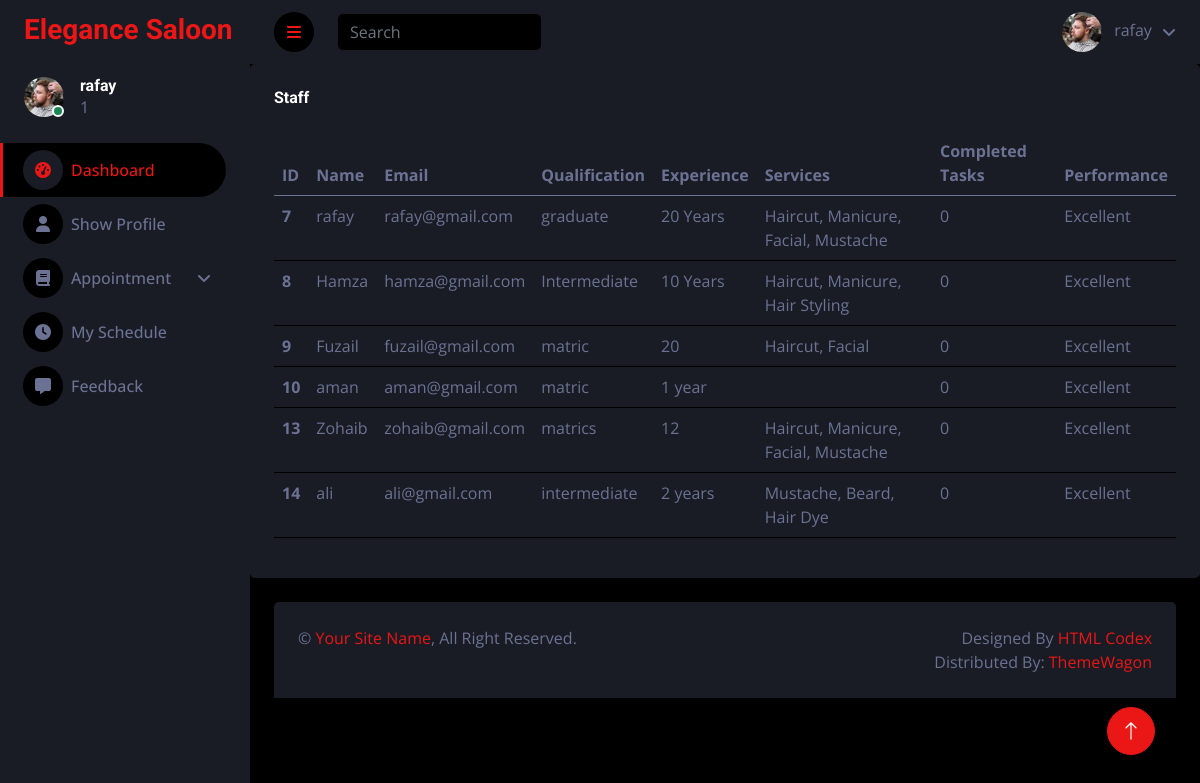
The page /admin/show_stylists.php (signed in) on the database its author committed.
### tables this page shows
CREATE TABLE `stylists` (
  `id` int(11) NOT NULL,
  `user_id` int(11) DEFAULT NULL,
  `experience` varchar(50) DEFAULT NULL,
  `qualification` varchar(50) DEFAULT NULL,
  `salary` bigint(20) DEFAULT NULL,
  `services` int(11) DEFAULT NULL,
  `image` text DEFAULT NULL,
  `portfolio` text DEFAULT NULL
);

CREATE TABLE `users` (
  `id` int(11) NOT NULL,
  `name` varchar(255) NOT NULL,
  `phone` varchar(50) DEFAULT NULL,
  `email` varchar(255) NOT NULL,
  `password` varchar(255) NOT NULL,
  `role` enum('0','1','2','3') NOT NULL,
  `img` text DEFAULT NULL
);

### admin/show_stylists.php (the view, shortened to what this page needs)
<?php
include('header.php');
include('../users/config.php');
?>
<div class="col-sm-12 col-xl-12">
    <div class="bg-secondary rounded h-100 p-4">
        <h6 class="mb-4">Staff</h6>
        <table class="table table-hover">
            <thead>
                <tr>
                    <th scope="col">ID</th>
                    <th scope="col">Name</th>
                    <th scope="col">Email</th>
                    <th scope="col">Qualification</th>
                    <th scope="col">Experience</th>
                    <th scope="col">Services</th>
                    <th scope="col">Completed Tasks</th>
                    <th scope="col">Performance</th>
                </tr>
            </thead>
            <tbody id="show_stylists">
                <?php
                $select = "
                SELECT
                    stylists.id,
                    stylists.experience,
                    stylists.qualification,
                    users.name,
                    users.email,
                    (
                        SELECT COUNT(confirmappoint.id)
                        FROM confirmappoint
                        WHERE confirmappoint.stylist_id = stylists.id
                        AND confirmappoint.status = 1
                        AND confirmappoint.updated_at >= NOW() - INTERVAL 5 DAY
                    ) AS completed_appointments
                FROM
                    stylists
                INNER JOIN
                    users
                ON
                    stylists.user_id = users.id
                ORDER BY
                    completed_appointments DESC";
                $stmt = $db->prepare($select);
                $stmt->execute();
                $result = $stmt->get_result();
                $grades = ["Excellent", "Great", "Good", "Fair", "Work Hard"];
                $grade_index = 0;
                while ($row = $result->fetch_assoc()) {
                    $stylist_id = $row['id'];
                    $select_services = "
                    SELECT
                        services.servicesname
                    FROM
                        stylist_services
                    INNER JOIN
                        services
                    ON
                        stylist_services.service_id = services.id
                    WHERE
                        stylist_services.stylist_id = ?";
                    $stmt2 = $db->prepare($select_services);
                    $stmt2->bind_param("i", $stylist_id);
                    $stmt2->execute();
                    $result2 = $stmt2->get_result();
                    $services = [];
                    while ($row2 = $result2->fetch_assoc()) {
                        $services[] = $row2['servicesname'];
                    }
                    $service_list = implode(', ', $services);
                    $completed_appointments = $row['completed_appointments'] ?: 0;
                    $grade = $grades[$grade_index] ?? "Work Hard";
                ?>
                    <tr>
                        <th scope="row"><?php echo htmlspecialchars($row['id']); ?></th>
                        <td><?php echo htmlspecialchars($row['name']); ?></td>
                        <td><?php echo htmlspecialchars($row['email']); ?></td>
                        <td><?php echo htmlspecialchars($row['qualification']); ?></td>
                        <td><?php echo htmlspecialchars($row['experience']); ?></td>
                        <td><?php echo htmlspecialchars($service_list); ?></td>
                        <td><?php echo htmlspecialchars($completed_appointments); ?></td>
                        <td><?php echo htmlspecialchars($grade); ?></td>
                    </tr>
                <?php
                }
                ?>
            </tbody>
        </table>
    </div>
</div>
<?php
include('footer.php');
?>

### admin/css/style.css (style rules this page uses)
:root { --primary: #EB1616; --secondary: #191C24; --light: #6C7293; --dark: #000000; }

### rows shown on the page
stylists: id "7", user.name "rafay", user.email "rafay@gmail.com", qualification "graduate", experience "20 Years", service_list "Haircut, Manicure, Facial, Mustache", completed_appointments "0", grade "Excellent"
stylists: id "8", user.name "Hamza", user.email "hamza@gmail.com", qualification "Intermediate", experience "10 Years", service_list "Haircut, Manicure, Hair Styling", completed_appointments "0", grade "Excellent"
stylists: id "9", user.name "Fuzail", user.email "fuzail@gmail.com", qualification "matric", experience "20", service_list "Haircut, Facial", completed_appointments "0", grade "Excellent"
stylists: id "10", user.name "aman", user.email "aman@gmail.com", qualification "matric", experience "1 year", completed_appointments "0", grade "Excellent"
stylists: id "13", user.name "Zohaib", user.email "zohaib@gmail.com", qualification "matrics", experience "12", service_list "Haircut, Manicure, Facial, Mustache", completed_appointments "0", grade "Excellent"
stylists: id "14", user.name "ali", user.email "ali@gmail.com", qualification "intermediate", experience "2 years", service_list "Mustache, Beard, Hair Dye", completed_appointments "0", grade "Excellent"

### other values the page prints
$_SESSION['n'] "rafay"
$_SESSION['r'] "1"
